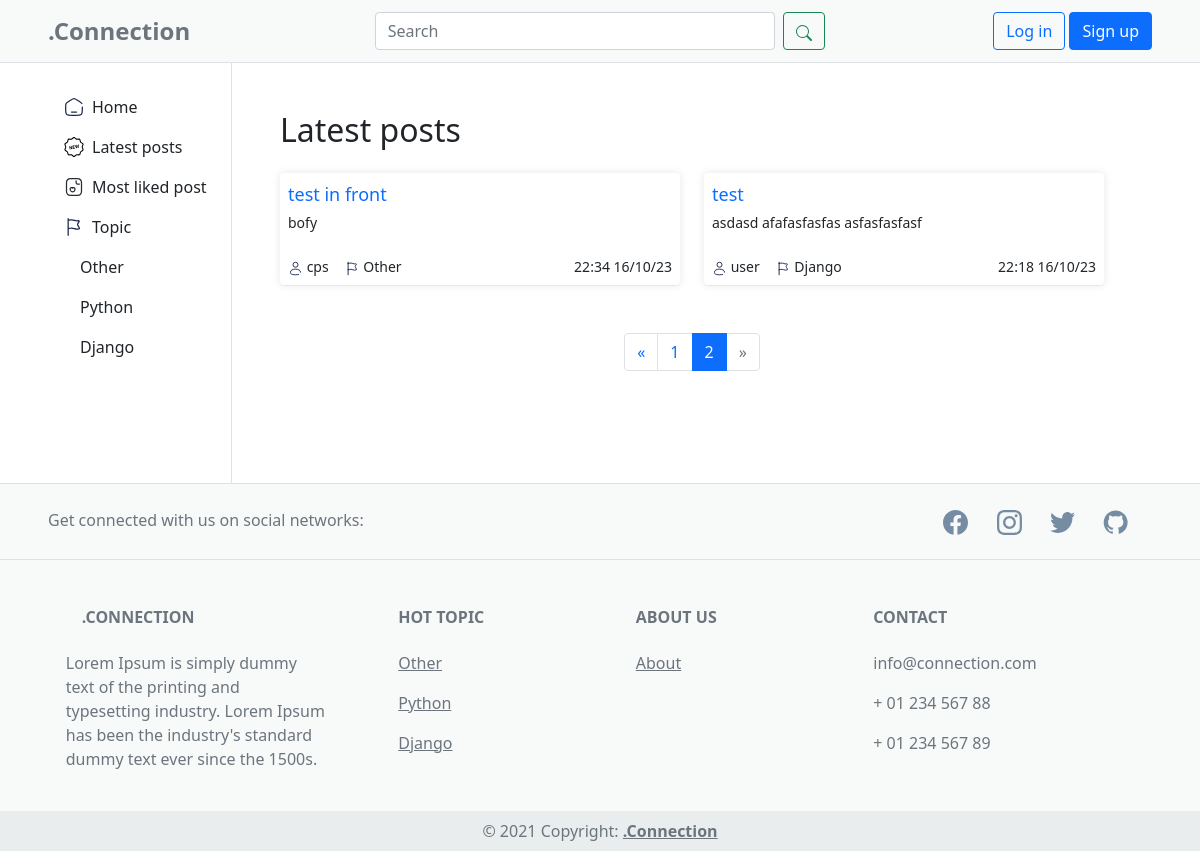
The page /latest_posts/?page=2 on the database as committed earlier.
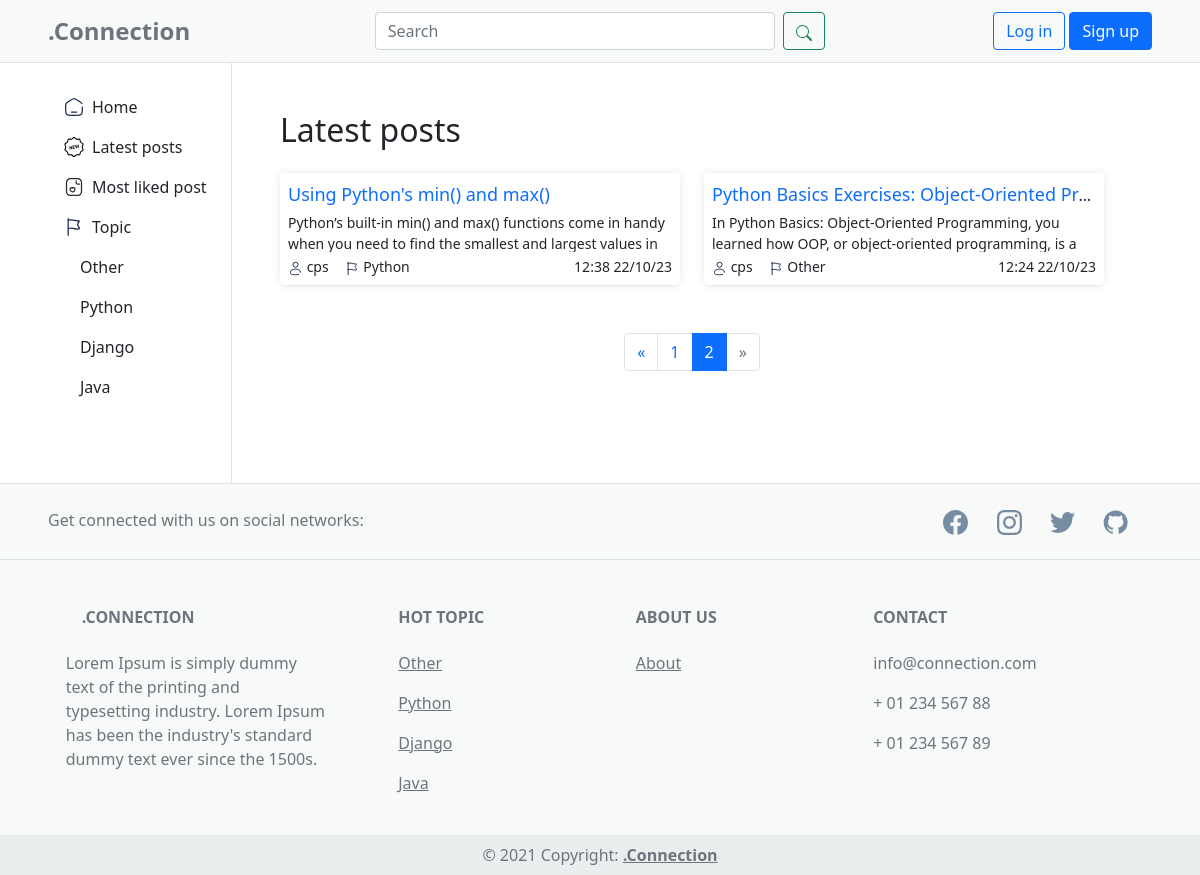
The same page on the database as committed later.
### app/models.py (models this page shows, shortened)
class Topic(models.Model):
    name = models.CharField(max_length=100)
    def __str__(self):
        return self.name

class Post(models.Model):
    title = models.CharField(max_length=200)
    content = HTMLField()
    user = models.ForeignKey(User, on_delete=models.CASCADE, default=None)
    likes = models.ManyToManyField(User, related_name='liked_posts')
    pub_date = models.DateTimeField(auto_now_add=True)
    topic = models.ForeignKey(Topic, on_delete=models.CASCADE, default=1)

### app/views.py (the view)
# urls.py: path('latest_posts/', views.ListPostByTime.as_view(), name='latest_posts'),
class ListPostByTime(ListView):
    model = Post
    template_name = 'app/list_post_time.html'
    context_object_name = 'list_post_time'
    paginate_by = 10
    def get_queryset(self):
        return Post.objects.order_by('-pub_date')
    def get_context_data(self, **kwargs):
        context = super().get_context_data(**kwargs)
        paginator = context['paginator']
        page = self.request.GET.get('page')
        try:
            posts = paginator.get_page(page)
        except EmptyPage:
            posts = paginator.get_page(1)
        current_page = posts.number
        total_pages = paginator.num_pages
        if total_pages <= 5:
            page_range = range(1, total_pages + 1)
        elif current_page <= 3:
            page_range = range(1, 6)
        elif current_page >= total_pages - 2:
            page_range = range(total_pages - 4, total_pages + 1)
        else:
            page_range = range(current_page - 2, current_page + 3)
        context['page_range'] = page_range
        return context

### app/context_processors.py (called while the page is built)
def topics(request):
    topics = Topic.objects.all()
    return {'topics': topics}

### templates/app/list_post_time.html (shortened to what this page needs)
{% extends "components/base.html"%}
{% load static %}
{% block extrastyles %}
<link rel="stylesheet" type="text/css" href="{% static 'css/app.css' %}" />
{% endblock extrastyles %}
{% block content %}
<h2>Latest posts</h2>
<div class="main-body-posts">
  <div class="row">
    {% for post in list_post_time %}
    <div class="col-xl-6">
      <div class="rounded p-2 mt-3 post-card">
        <div class="text-truncate mb-1">
          <a class="text-decoration-none text-md" href="{% url 'post' id=post.id %}">{{ post.title }}</a>
        </div>
        <div>
          <p class="m-0 text-truncate text-sm text-wrap post-content">
            {{ post.content|striptags }}
          </p>
          <div class="m-0 mt-1 text-sm d-flex justify-content-between">
            <div class="d-flex gap-3">
              <div>
                <span>{{post.user}}</span>
              </div>
              <div>
                <span>{{post.topic}}</span>
              </div>
            </div>
            <span>{{post.pub_date|date:"H:i d/m/y" }}</span>
          </div>
        </div>
      </div>
    </div>
    {% endfor %}
  </div>
</div>
<nav class="d-flex justify-content-center mt-5" aria-label="Pagination">
  <ul class="pagination">
    {% if page_obj.has_previous %}
    <li class="page-item"><a class="page-link" href="?page={{ page_obj.previous_page_number }}">&laquo;</a></li>
    {% else %}
    <li class="page-item disabled"><span class="page-link">&laquo;</span></li>
    {% endif %}
    {% for i in page_range %}
    {% if page_obj.number == i %}
    <li class="page-item active"><span class="page-link">{{ i }} </span></li>
    {% elif i == page_range.0 or i == page_range.1 or i == page_range|last %}
    <li class="page-item"><a class="page-link" href="?page={{ i }}">{{ i }}</a></li>
    {% endif %}
    {% endfor %}
    {% if page_obj.has_next %}
    <li class="page-item"><a class="page-link" href="?page={{ page_obj.next_page_number }}">&raquo;</a></li>
    {% else %}
    <li class="page-item disabled"><span class="page-link">&raquo;</span></li>
    {% endif %}
  </ul>
</nav>
{% endblock content %}

### templates/components/side.html (shortened to what this page needs)
<div class="col-2 d-none d-lg-block border-end px-0">
  <div class="d-flex flex-column align-items-center align-items-sm-start px-3 pt-2 text-white">
    <ul class="nav nav-pills flex-column mb-sm-auto mb-0 mt-3 align-items-center align-items-sm-start" id="menu">
      <li class="nav-item">
        <a href="{% url "index" %}" class="nav-link align-middle px-0 d-flex align-items-center gap-1">
          <span class="ms-1 d-none d-sm-inline text-dark side-ele">
            Home
          </span>
        </a>
      </li>
      <li>
        <a href="{% url "latest_posts" %}" class="nav-link px-0 align-middle d-flex align-items-center gap-1">
          <span class="ms-1 d-none d-sm-inline text-dark side-ele">Latest posts</span></a>
      </li>
      <li>
        <a href="{% url "most_liked_posts" %}" class="nav-link px-0 align-middle d-flex align-items-center gap-1">
          <span class="ms-1 d-none d-sm-inline text-dark side-ele">Most liked post</span></a>
      </li>
      <li>
        <a href="#submenu1" data-bs-toggle="collapse" class="nav-link px-0 align-middle d-flex align-items-center gap-1">
          <span class="ms-1 d-none d-sm-inline text-dark side-ele">Topic </span>
        </a>
        <ul class="collapse show nav flex-column ms-xxl-5 ms-3" id="submenu1" data-bs-parent="#menu">
          {% for topic in topics %}
          <li class="">
            <a href="{% url "post_by_topic" topic.id %}" class="nav-link px-0">
              <span class="d-none d-sm-inline text-dark side-ele">{{topic}}</span>
            </a>
          </li>
          {% endfor %}
        </ul>
      </li>
    </ul>
  </div>
</div>

### templates/components/footer.html (shortened to what this page needs)
<footer class="text-center text-lg-start footer text-muted">
  <section class="d-flex justify-content-center justify-content-lg-between p-4 px-5 border-bottom">
    <div class="me-5 d-none d-lg-block">
      <span>Get connected with us on social networks:</span>
    </div>
    <div>
      <a href="#" class="me-4 link-secondary text-decoration-none">
      </a>
      <a href="#" class="me-4 link-secondary text-decoration-none">
      </a>
      <a href="#" class="me-4 link-secondary text-decoration-none">
      </a>
      <a href="#" class="me-4 link-secondary text-decoration-none">
      </a>
    </div>
  </section>
  <section class="">
    <div class="container text-center text-md-start mt-5">
      <div class="row mt-3">
        <div class="col-md-3 col-lg-4 col-xl-3 mx-auto mb-4">
          <h6 class="text-uppercase fw-bold mb-4">
            .Connection
          </h6>
          <p>
            Lorem Ipsum is simply dummy text of the printing and typesetting industry. Lorem Ipsum has been the
            industry's standard dummy text ever since the 1500s.
          </p>
        </div>
        <div class="col-md-2 col-lg-2 col-xl-2 mx-auto mb-4">
          <h6 class="text-uppercase fw-bold mb-4">Hot Topic</h6>
          {% for topic in topics %}
          <p>
            <a href="{% url "post_by_topic" topic.id %}" class="text-reset">{{topic}}</a>
          </p>
          {% endfor %}
        </div>
        <div class="col-md-3 col-lg-2 col-xl-2 mx-auto mb-4">
          <h6 class="text-uppercase fw-bold mb-4">About us</h6>
          <p>
            <a href="#!" class="text-reset">About</a>
          </p>
        </div>
        <div class="col-md-4 col-lg-3 col-xl-3 mx-auto mb-md-0 mb-4">
          <h6 class="text-uppercase fw-bold mb-4">Contact</h6>
          <p>
            info@connection.com
          </p>
          <p>
            + 01 234 567 88
          </p>
          <p>
            + 01 234 567 89
          </p>
        </div>
      </div>
    </div>
  </section>
  <div class="text-center p-2" style="background-color: #EAEDED">
    © 2021 Copyright:
    <a class="text-reset fw-bold" href="#">.Connection</a>
  </div>
</footer>

Rows that differ between the two databases and show on the page:
removed Post: title "test in front", content "bofy", user "cps", topic "Other", pub_date "22:34 16/10/23"
removed Post: title "test", content "asdasd afafasfasfas asfasfasfasf", user "user", topic "Django", pub_date "22:18 16/10/23"
added Topic: name "Java"
added Post: title "Using Python's min() and max()", content "Python’s built-in min() and max() functions come in handy when you need to find the smallest and largest values in…", user "cps", topic "Python", pub_date "12:38 22/10/23"
added Post: title "Python Basics Exercises: Object-Oriented Pr…", content "In Python Basics: Object-Oriented Programming, you learned how OOP, or object-oriented programming, is a…", user "cps", topic "Other", pub_date "12:24 22/10/23"
